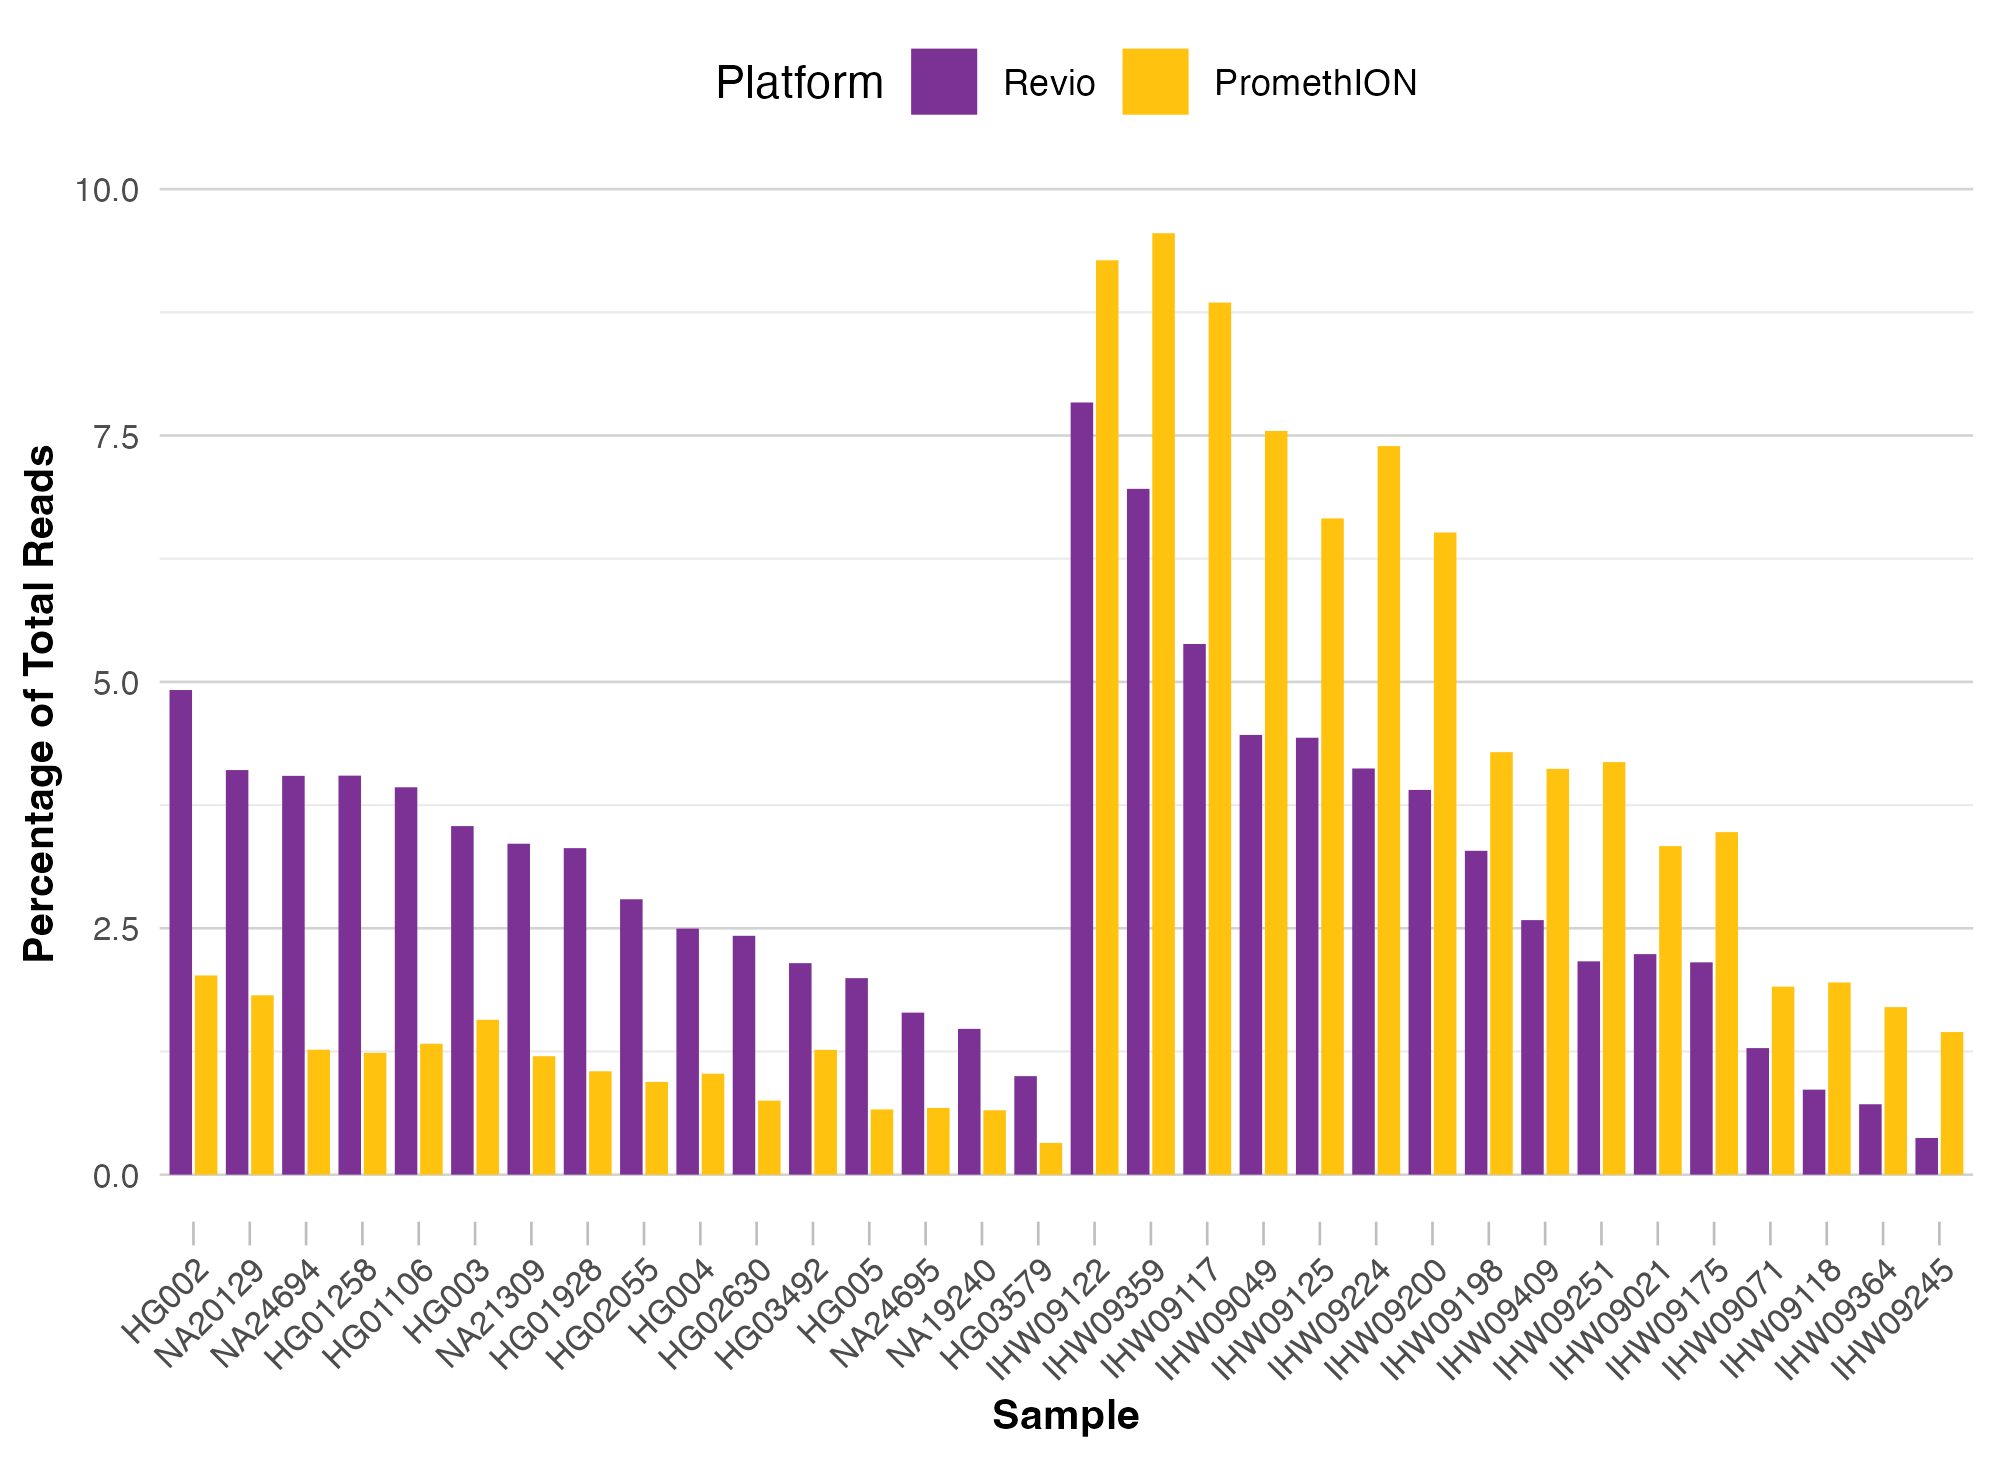

R code for this plot:
# Load necessary libraries
library(tidyverse)
library(ggplot2)

# Define sample groups
hprc_samples <- c("HG002", "HG003", "HG004", "HG005", "HG01106", "HG01258",
                  "HG01928", "HG02055", "HG02630", "HG03492", "HG03579",
                  "NA19240", "NA20129", "NA21309", "NA24694", "NA24695")

ihw_samples <- c("IHW09021", "IHW09049", "IHW09071", "IHW09117", "IHW09118",
                 "IHW09122", "IHW09125", "IHW09175", "IHW09198", "IHW09200",
                 "IHW09224", "IHW09245", "IHW09251", "IHW09359", "IHW09364",
                 "IHW09409")

# File paths
revio_file <- "revio_flagstat_results.csv"
promethion_file <- "promethion_flagstat_results.csv"

# Function to process and clean data (no duplicate adjustment)
process_data <- function(file_path, platform_name) {
  cat("\nDEBUG: Reading data for platform:", platform_name, "\n")
  data <- read_csv(file_path, col_names = TRUE) %>%
    mutate(
      total = as.numeric(gsub(",", "", total)),  # Remove commas and convert to numeric
      unique_reads = total,  # No adjustment for duplicates
      platform = platform_name  # Add platform information
    ) %>%
    select(sample, unique_reads, platform) %>%
    drop_na()  # Remove any rows with NA in sample
  
  cat("\nDEBUG: Processed data (first 5 rows):\n")
  print(head(data, 5))
  return(data)
}

# Process Revio and PromethION data
revio_data <- process_data(revio_file, "Revio")
promethion_data <- process_data(promethion_file, "PromethION")

# Combine datasets
combined_data <- bind_rows(revio_data, promethion_data)

# Debug: Print combined data
cat("\nDEBUG: Combined data (first 10 rows):\n")
print(head(combined_data, 10))

# Calculate total reads per platform
platform_totals <- combined_data %>%
  group_by(platform) %>%
  summarise(total_reads = sum(unique_reads))

# Debug: Print total reads per platform
cat("\nDEBUG: Total reads per platform:\n")
print(platform_totals)

# Add percentage of total reads for each sample
combined_data <- combined_data %>%
  left_join(platform_totals, by = "platform") %>%
  mutate(percent_of_total = (unique_reads / total_reads) * 100)

# Debug: Check percentages
cat("\nDEBUG: Percentages (first 10 rows):\n")
print(head(combined_data, 10))

# Use the `sample_order` from the plot that accounts for duplicates
# Ensure this `sample_order` matches the duplicate-accounted plot
sample_order <- c(
  "HG002", "NA20129", "NA24694", "HG01258", "HG01106", "HG003", "NA21309", 
  "HG01928", "HG02055", "HG004", "HG02630", "HG03492", "HG005", "NA24695", 
  "NA19240", "HG03579", "IHW09122", "IHW09359", "IHW09117", "IHW09049", 
  "IHW09125", "IHW09224", "IHW09200", "IHW09198", "IHW09409", "IHW09251", 
  "IHW09021", "IHW09175", "IHW09071", "IHW09118", "IHW09364", "IHW09245"
)

# Update sample factor levels to enforce custom order
combined_data <- combined_data %>%
  mutate(
    sample = factor(sample, levels = sample_order),
    platform = factor(platform, levels = c("Revio", "PromethION"))  # Ensure Revio is first
  ) %>%
  filter(!is.na(sample))  # Remove any rows with NA in sample

# Debug: Check levels of sample factor
cat("\nDEBUG: Levels of sample factor:\n")
print(levels(combined_data$sample))

# Define colorblind-friendly palette
custom_colors <- c("Revio" = "#7B3294", "PromethION" = "#FFC20F")  # Purple and Yellow

# Update the plot
combined_plot <- ggplot(combined_data, aes(x = sample, y = percent_of_total, fill = platform)) +
  geom_bar(stat = "identity", position = position_dodge(width = 0.9), alpha = 1, width = 0.8) +  # Adjust dodge and bar width
  scale_fill_manual(values = custom_colors) +
  labs(
    x = "Sample",
    y = "Percentage of Total Reads",  # Wrap Y-axis title
    fill = "Platform",
  ) +
  theme_minimal() +
  theme(
    axis.text.x = element_text(angle = 45, hjust = 1, size = 8),
    axis.text.y = element_text(size = 8),
    axis.title.x = element_text(size = 10, face = "bold"),
    axis.title.y = element_text(size = 10, face = "bold"),
    axis.ticks.x = element_line(linewidth = 0.3, color = "grey"),  # Add ticks for x-axis
    axis.ticks.length.x = unit(0.2, "cm"),  # Make x-axis ticks noticeable
    panel.grid.major.y = element_line(linewidth = 0.3, color = "lightgrey"),  # Subtle gridlines
    panel.grid.major.x = element_blank(),  # No vertical gridlines
    panel.background = element_rect(fill = "white", color = NA),  # Ensure clean background
    legend.position = "top",
    plot.title = element_text(size = 14, face = "bold")
  )

# Display the updated plot
print(combined_plot)

# Save the updated plot
ggsave(filename = "mapping4.pdf", plot = combined_plot, width = 169, units = "mm")
ggsave(filename = "mapping4.png", plot = combined_plot, width = 169, units = "mm")
